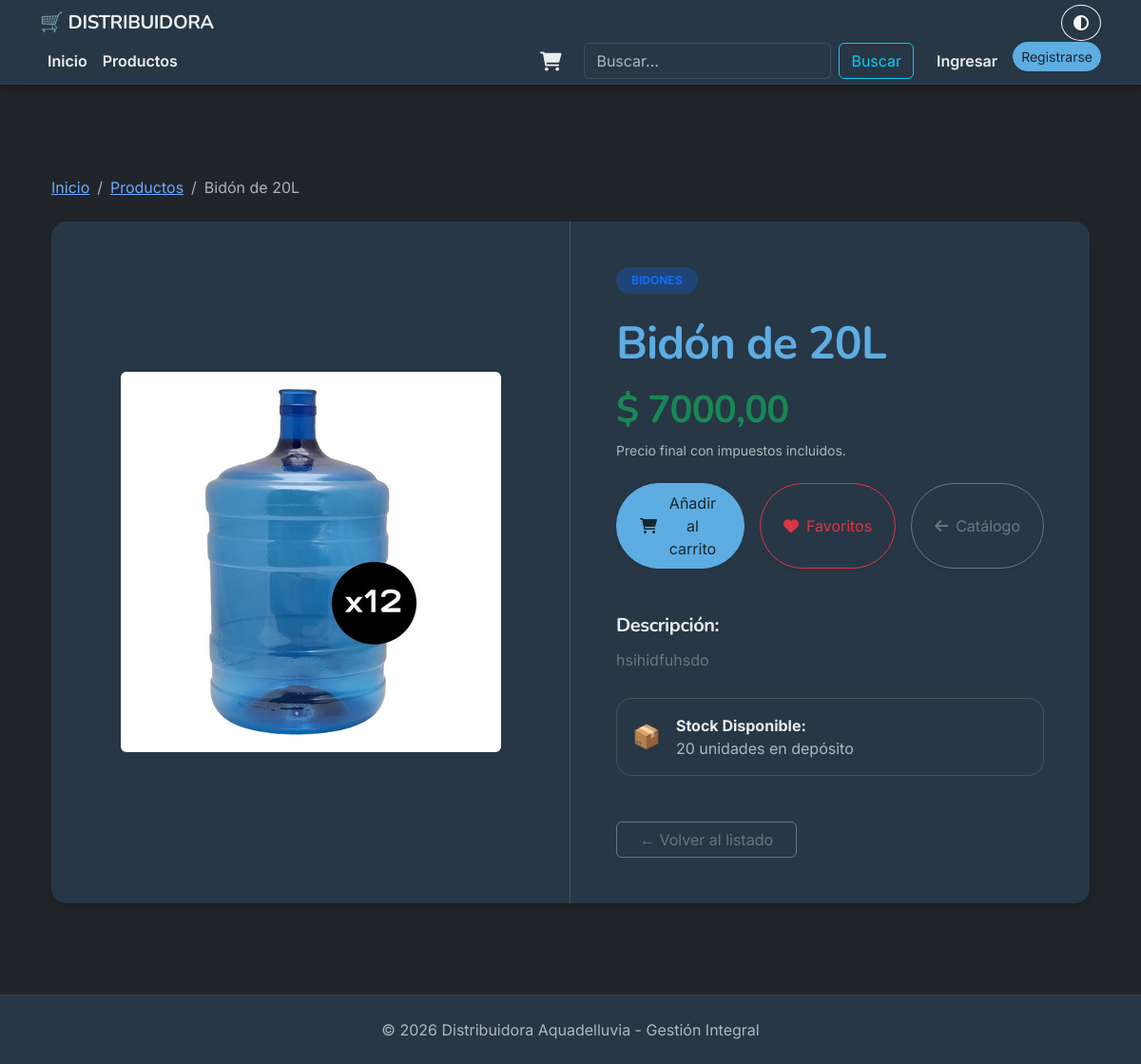
Page /productos/producto/1 on the committed database.
### apps/productos/models.py (models this page shows, shortened)
class Producto(models.Model):
    id_producto = models.AutoField(primary_key=True)
    nombre = models.CharField(max_length=150)
    descripcion = models.TextField()
    categoria= models.ManyToManyField(Categoria)
    precio = models.DecimalField(max_digits=10, decimal_places=2)
    stock = models.IntegerField()
    fecha_creacion = models.DateTimeField(auto_now_add=True)
    fecha_actualizacion = models.DateTimeField(auto_now=True)
    imagen = models.ImageField(upload_to='productos/', null=True, blank=True)

class Categoria(models.Model):
    id_categoria = models.AutoField(primary_key=True)
    nombre = models.CharField(max_length=150)
    descripcion = models.TextField()

### apps/productos/views.py (the view)
# urls.py: path('producto/<int:pk>', ver_producto, name='ver_producto'),
def ver_producto(request, pk):
    try:
        producto = Producto.objects.get(id_producto=pk)
        contexto = {
            'producto': producto
        }
        return render(request, 'productos/ver_producto.html', contexto)
    except Producto.DoesNotExist:
        return render(request, 'productos/ver_producto.html', {'producto': None})

### apps/autenticacion/templatetags/grupos.py (called while the page is built)
@register.filter(name='has_group')
def has_group(user, group_name):
    return user.groups.filter(name=group_name).exists()

### apps/carrito/context_processors.py (called while the page is built)
def carrito_total(request):
    total_items = 0
    if request.user.is_authenticated:
        carrito = Carrito.objects.filter(usuario=request.user).first()
        if carrito:
            total_items = carrito.total_items()
    return {'carrito_total_items': total_items}

### templates/productos/ver_producto.html (shortened to what this page needs)
{% extends 'base.html' %}
{% load grupos %}
{% load static %}
{% block content %}
<div class="container py-5">
    <nav aria-label="breadcrumb" class="mb-4">
        <ol class="breadcrumb">
            <li class="breadcrumb-item"><a href="{% url 'inicio' %}">Inicio</a></li>
            <li class="breadcrumb-item"><a href="{% url 'apps.productos:listar_productos' %}">Productos</a></li>
            <li class="breadcrumb-item active" aria-current="page">{{ producto.nombre }}</li>
        </ol>
    </nav>
    <div class="card border-0 shadow rounded-4 overflow-hidden surface-card">
        <div class="row g-0">
            <div class="col-md-6 d-flex align-items-center justify-content-center p-5 border-end border-light-subtle">
                {% if producto.imagen %}
                    <img src="{{ producto.imagen.url }}" class="img-fluid rounded" alt="{{ producto.nombre }}" style="max-height: 500px; object-fit: contain;">
                {% else %}
                    <img src="{% static 'img/no-image.png' %}" class="img-fluid opacity-50" alt="Sin imagen" style="max-height: 400px;">
                {% endif %}
            </div>
            <div class="col-md-6 p-5">
                <div class="mb-3">
                    {% for cat in producto.categoria.all %}
                        <span class="badge bg-primary bg-opacity-25 text-primary rounded-pill text-uppercase px-3 py-2 mb-2">{{ cat.nombre }}</span>
                    {% endfor %}
                </div>
                <h1 class="display-5 fw-bold mb-3">{{ producto.nombre }}</h1>
                <div class="mb-4">
                    <h2 class="text-success fw-bold display-6">$ {{ producto.precio }}</h2>
                    <p class="text-muted small">Precio final con impuestos incluidos.</p>
                </div>
                <div class="d-flex flex-column flex-sm-row gap-3 mb-5 mt-4">
                    {% if producto.stock > 0 %}
                        <a href="{% url 'apps.carrito:agregar_al_carrito' producto.id_producto %}"
                            class="btn btn-primary rounded-pill btn-glow shadow-sm d-flex align-items-center justify-content-center px-4 py-2">
                            <i class="fas fa-shopping-cart me-2"></i>Añadir al carrito
                        </a>
                    {% else %}
                        <button class="btn btn-secondary btn-md rounded-3 shadow-sm d-flex align-items-center justify-content-center px-4" disabled>
                            <i class="fas fa-exclamation-triangle me-2"></i>Sin Stock
                        </button>
                    {% endif %}
                    <button class="btn btn-outline-danger rounded-pill shadow-sm d-flex align-items-center justify-content-center px-4 py-2">
                        <i class="fas fa-heart me-2"></i>Favoritos
                    </button>
                    <a href="{% url 'apps.productos:listar_productos' %}"
                        class="btn btn-outline-secondary rounded-pill shadow-sm d-flex align-items-center justify-content-center px-4 py-2">
                        <i class="fas fa-arrow-left me-2"></i>Catálogo
                    </a>
                </div>
                <div class="mb-4">
                    <h5 class="fw-bold">Descripción:</h5>
                    <p class="text-secondary lh-lg">{{ producto.descripcion }}</p>
                </div>
                <div class="p-3 rounded-4 border border-light-subtle mb-4 surface-card">
                    <div class="d-flex align-items-center">
                        <div class="me-3">
                            <span class="fs-4">📦</span>
                        </div>
                        <div>
                            <p class="mb-0 fw-bold">Stock Disponible:</p>
                            <p class="mb-0 text-muted">{{ producto.stock }} unidades en depósito</p>
                        </div>
                    </div>
                </div>
                <div class="d-grid gap-2 d-md-flex justify-content-md-start mt-5">
                    <a href="{% url 'apps.productos:listar_productos' %}" class="btn btn-outline-secondary px-4 me-md-2">
                        ← Volver al listado
                    </a>
                </div>
            </div>
        </div>
    </div>
</div>
{% endblock %}

### static/style/aquadelluvia.css (style rules this page uses)
:root, [data-bs-theme="light"] { --bg-main: #F4F7F6; --bg-surface: #FFFFFF; --color-primary: #6CB4EE; --color-secondary: #8BC34A; --color-accent: #F5B041; --text-main: #2C3E50; --text-muted: #7F8C8D; --font-body: 'Inter', sans-serif; --font-heading: 'Nunito', sans-serif; --bs-body-bg: var(--bg-main); --bs-body-color: var(--text-main); --bs-primary: var(--color-primary); --bs-secondary: var(--color-secondary); }
[data-bs-theme="dark"] { --bg-main: #1A252C; --bg-surface: #273746; --color-primary: #5DADE2; --color-secondary: #7CB342; --color-accent: #F39C12; --text-main: #EAEDED; --text-muted: #95A5A6; --bs-body-bg: var(--bg-main); --bs-body-color: var(--text-main); --bs-primary: var(--color-primary); --bs-secondary: var(--color-secondary); --bs-border-color: rgba(255, 255, 255, 0.05); }
body { background-color: var(--bs-body-bg); color: var(--bs-body-color); font-family: var(--font-body); transition: background-color 0.3s ease, color 0.3s ease; }
h1, h2, h3, h4, h5, h6, .navbar-brand { font-family: var(--font-heading); font-weight: 800; letter-spacing: -0.02em; }
h1 { font-size: 2.5rem; color: var(--color-primary); }
h2 { font-size: 2rem; color: var(--text-main); }
.surface-card { background-color: var(--bg-surface) !important; }
.btn { transition: all 0.3s ease; }
.btn-glow { position: relative; }
[data-bs-theme="dark"] .btn-primary { background-color: var(--color-primary); border-color: var(--color-primary); color: var(--bg-main); }

### rows in the picture
Producto: nombre "Bidón de 20L", imagen (picture), precio "7000,00", descripcion "hsihidfuhsdo", stock "20"
Categoria: nombre "BIDONES"
